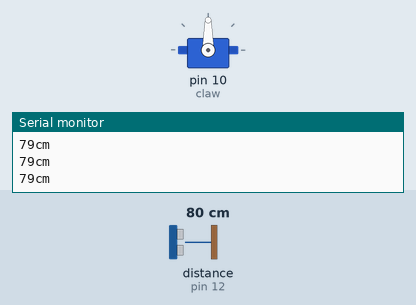
This sketch was run on a simulated Arduino Uno, built with avr-gcc and run on an emulated ATmega328P. Parts: servo, the last lines printed to the serial monitor. Wiring (inferred from the names in the program): ultrasonic range finder: trigger pin 11; echo pin 12. Inputs (shaded band) come from the test bench; at power-on: distance to the obstacle (sensor on pin 12) 80 cm. The echo pulse lasts 58.3 µs per cm.

Above: at 1.2 s.
1.3 s: distance to the obstacle (sensor on pin 12) set to 18 cm
4.3 s: distance to the obstacle (sensor on pin 12) set to 13 cm
At 5.5 s:
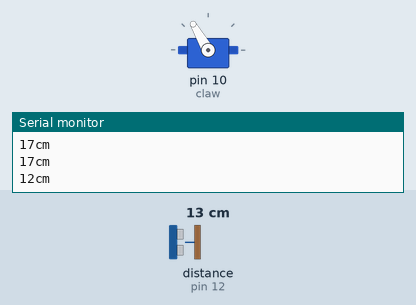
7.3 s: distance to the obstacle (sensor on pin 12) set to 35 cm
At 7.9 s:
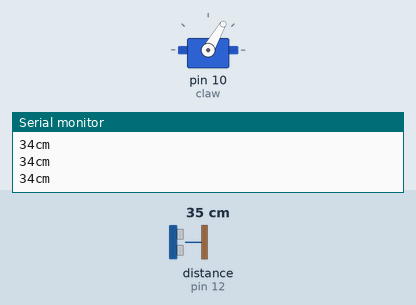
8.8 s: distance to the obstacle (sensor on pin 12) set to 2 cm
At 10.0 s:
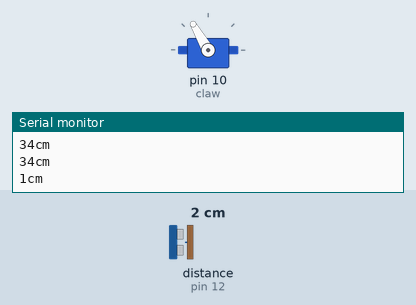
Timing chart, 0 to 11.8 s (numbered marks = the images above; inputs shaded):
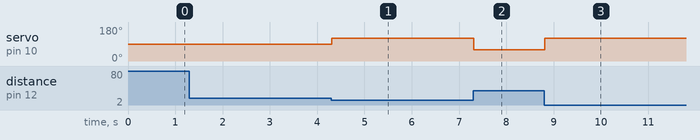

The sketch:

US_Claw_Code.ino
```cpp
#include <Servo.h>        //include servo motor library
int trigPin = 11; //Trig - green Jumper
int echoPin = 12; //Echo - yellow Jumper
long duration, cm, inches; //Tells units of length
Servo claw;


void setup() {
  claw.attach(10);
  //Serial Port begin
  Serial.begin (9600); // Sets a serial port value
  //Define inputs and outputs
  pinMode(trigPin, OUTPUT); // Trig is output and sound waves come out of trig
  pinMode(echoPin, INPUT); //Echo is input and recieves waves after a period of time
}

void loop() {
digitalWrite(trigPin, LOW); // Trig starts off
delayMicroseconds(5); //Wait five microseconds
digitalWrite(trigPin, HIGH); // Trig pin on
delayMicroseconds(10); // Wait ten microseconds
digitalWrite(trigPin, LOW); // Trig pin off
// Read the signal from the sensor:wef a HIGH pulse whose
// Read the signal from the sensor:wef a HIGH pulse whose
// duration is the time (in microseconds) from the sending
// of the ping to the reception of its echo off of an object
duration = pulseIn(echoPin, HIGH); // Echo pin is on
// convert the time into a distance
cm = (duration/2) / 29.1; // Converts time to cm value
Serial.print(cm); //Prints cm value
Serial.print("cm"); // Prints “cm
Serial.println(); // Prints out results to the serial reader

 if(cm < 15) {
  Open();
  delay(1500);
  Close();
}
}

void Open() {
  claw.write(120);
}

void Close() {
  claw.write(60);
}
```

Measured:
- the behaviour switches between 16 and 15 cm on distance to the obstacle (sensor on pin 12) (found by bisection; images 0 and 1)
- after the input at 4.3 s, servo on pin 10 (claw): 90° → 120° at once
- after the input at 7.3 s, servo on pin 10 (claw): 120° → 60° at once
- after the input at 8.8 s, servo on pin 10 (claw): 60° → 120° at once
